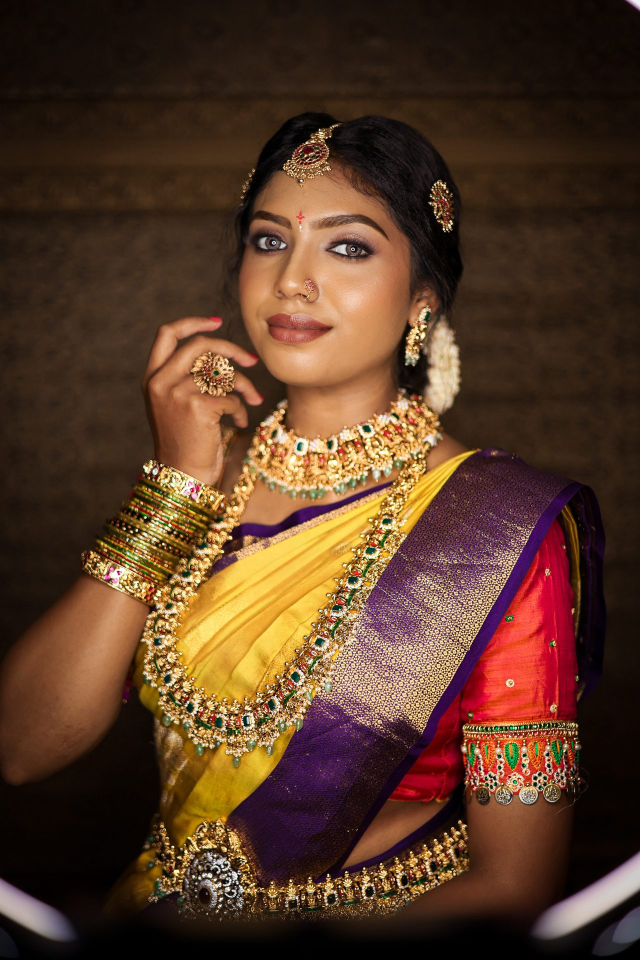
#> input picture assets/img/hero.jpg, 1280 x 1920 px (shown at 1/2 size); its folder holds 3 pictures in this run
$ python optimize_photos.py ../assets/img
#> lines starting #> are read from the running program, lines starting #| are printed output that depends on the picture
"""
Aura Pixel Studio — photo optimizer

Converts your camera originals into fast, web-ready JPEGs for the site.
- Resizes to sensible web dimensions (camera files are 6000px+; the site needs 1920 max)
- Compresses to quality 82 (visually lossless on the web)
- Strips EXIF metadata (GPS location, camera serial — you don't want that public)

Usage:
    python tools/optimize_photos.py <folder-with-your-photos>

Output goes to assets/img/ next to this repo's index.html.
Then rename the files to match the slots (see assets/img/README.txt).
"""
import sys
import os
from PIL import Image, ImageOps

MAX_WIDE = 1920   # hero / film posters
MAX_STD = 1200    # portfolio / service previews
QUALITY = 82

def main():
    if len(sys.argv) < 2:
        print(__doc__)
        sys.exit(1)

    src_dir = sys.argv[1]
    repo_root = os.path.dirname(os.path.dirname(os.path.abspath(__file__)))
    out_dir = os.path.join(repo_root, "assets", "img")
    os.makedirs(out_dir, exist_ok=True)

    exts = (".jpg", ".jpeg", ".png", ".webp", ".tif", ".tiff", ".bmp")
    files = [f for f in sorted(os.listdir(src_dir)) if f.lower().endswith(exts)]
    if not files:
        print(f"No images found in {src_dir}")
        sys.exit(1)

    for name in files:
        path = os.path.join(src_dir, name)
        try:
            img = Image.open(path)
#> img is the input picture: PIL image 1280x1920 RGB; mean R, G, B 87.6, 57.9, 38.6
            img = ImageOps.exif_transpose(img)  # respect rotation, then drop EXIF
            img = img.convert("RGB")

            limit = MAX_WIDE if max(img.size) / min(img.size) > 1.6 else MAX_STD
#> limit = 1200
            if max(img.size) > limit:
                img.thumbnail((limit, limit), Image.LANCZOS)
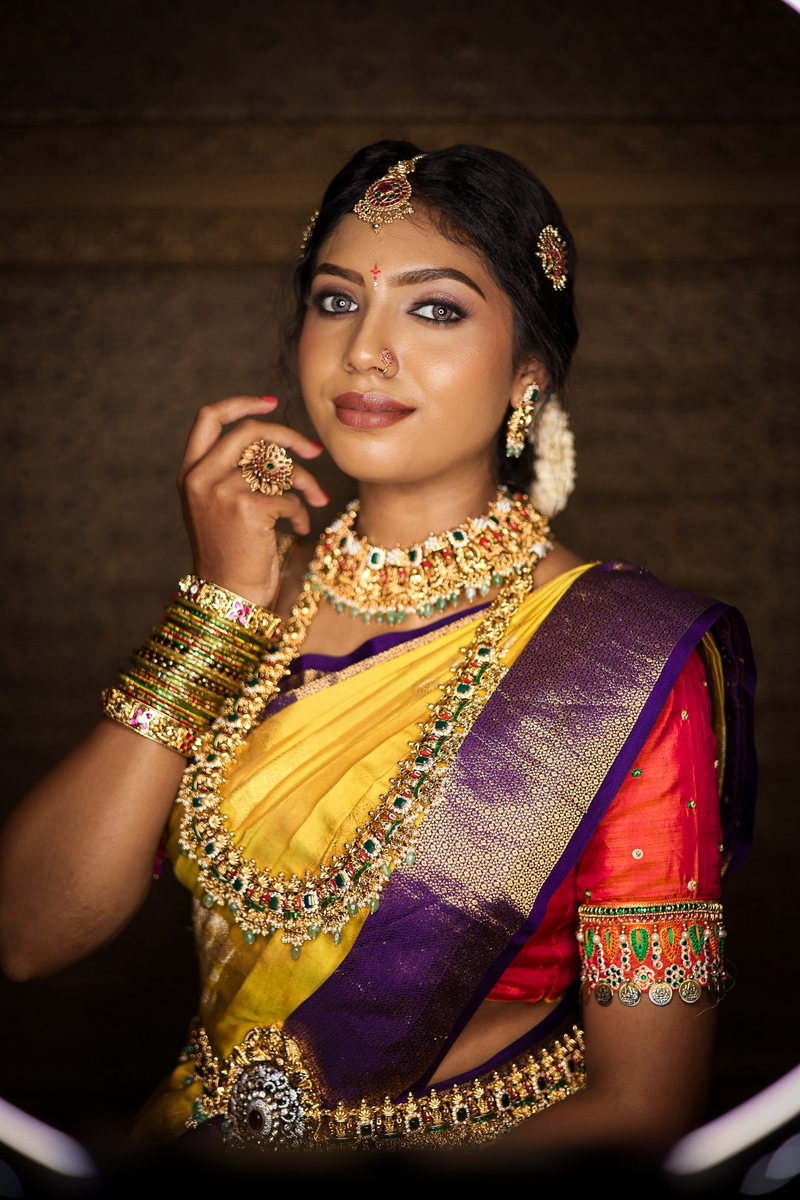
#> img: PIL image 800x1200 RGB; mean R, G, B 87.6, 57.9, 38.6

            base = os.path.splitext(name)[0].lower().replace(" ", "-")
            out_path = os.path.join(out_dir, base + ".jpg")
            img.save(out_path, "JPEG", quality=QUALITY, optimize=True, progressive=True)
            kb = os.path.getsize(out_path) // 1024
            print(f"ok  {name}  ->  assets/img/{base}.jpg  ({img.size[0]}x{img.size[1]}, {kb} KB)")
#| ok  hero.jpg  ->  assets/img/hero.jpg  (800x1200, 158 KB)
        except Exception as e:
            print(f"SKIP {name}: {e}")

    print(f"\nDone. Files are in {out_dir}")
    print("Rename them to the slot names in assets/img/README.txt, then refresh the site.")

if __name__ == "__main__":
    main()
